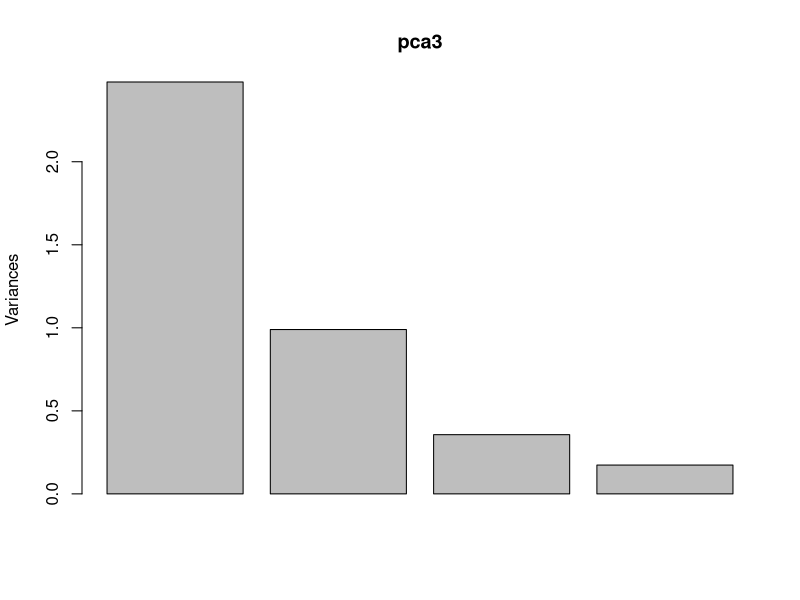
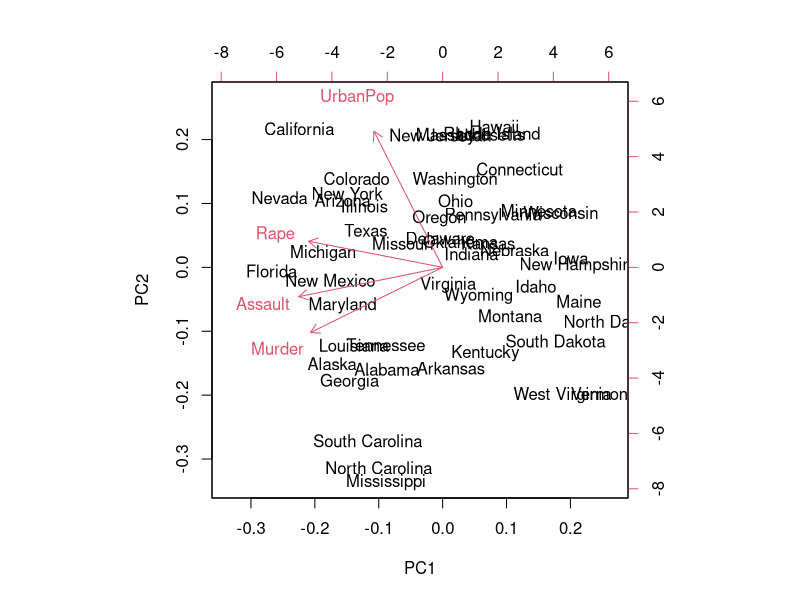
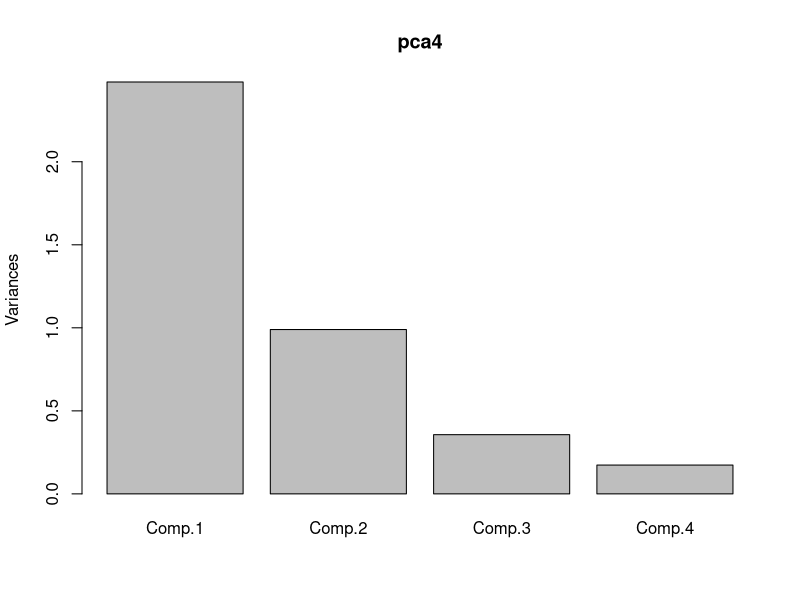
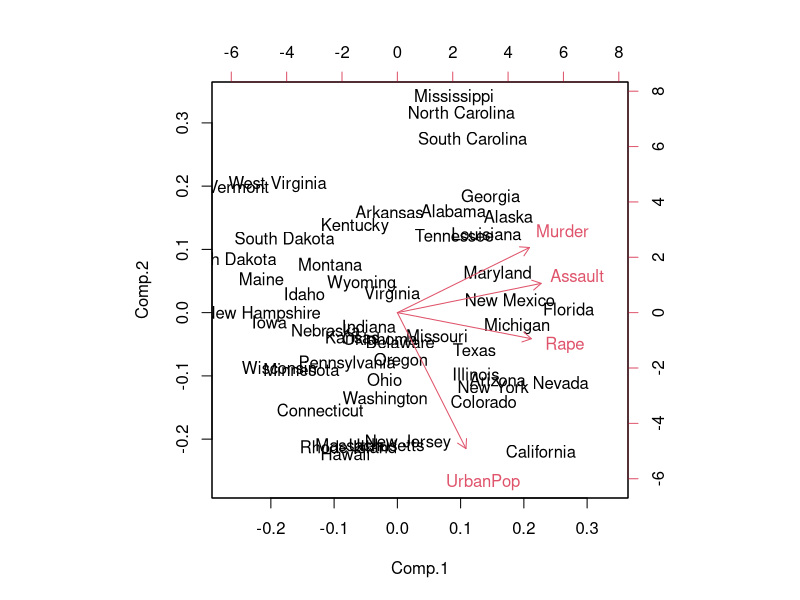
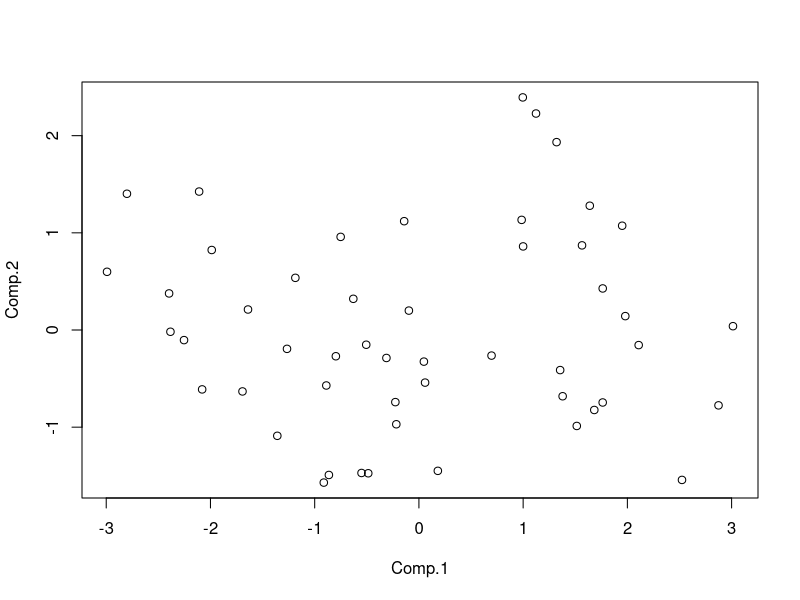
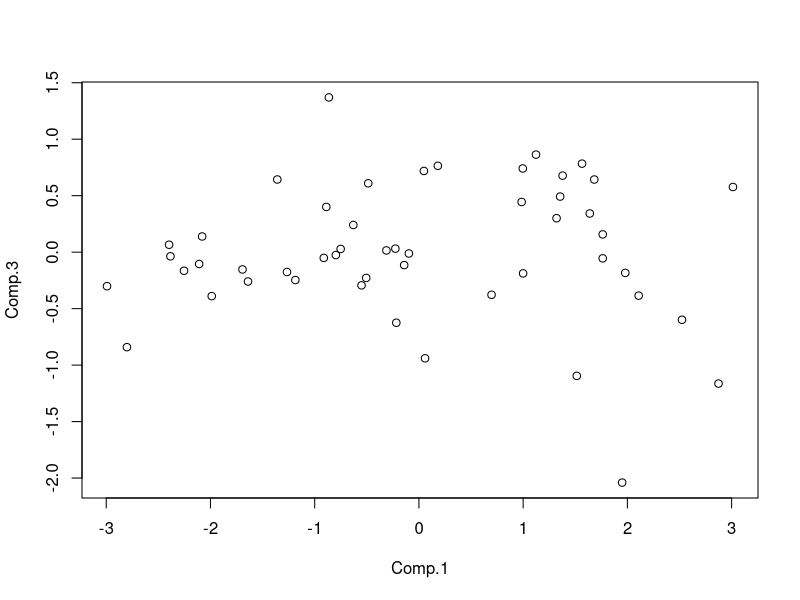
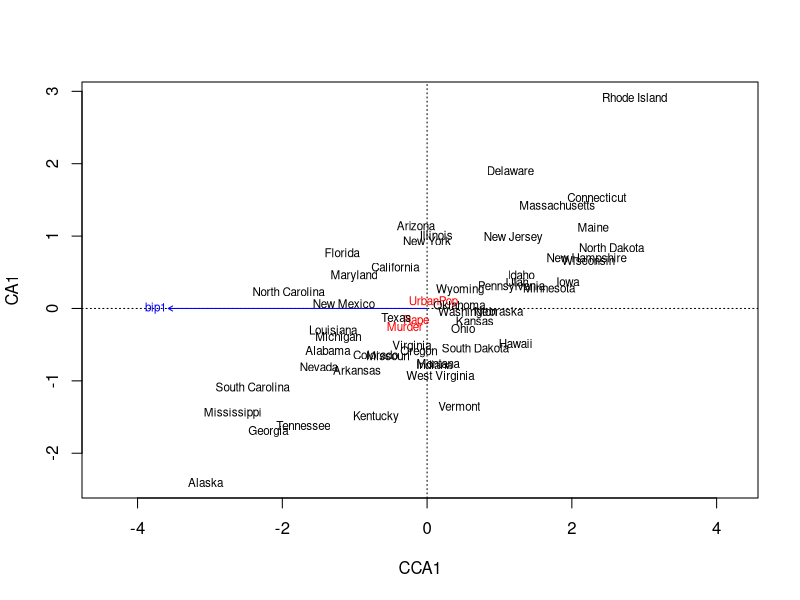
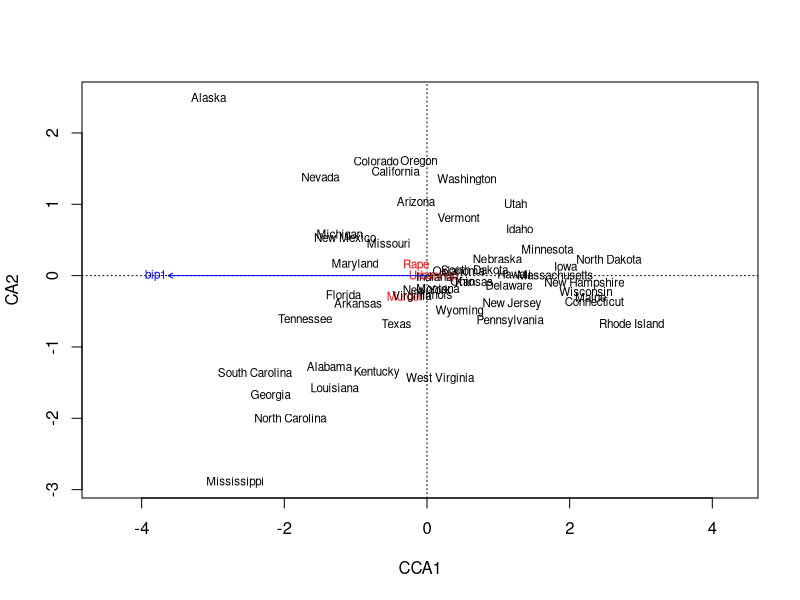

Generate these figures, in order, with R:
#Principal component analysis in base R
pca1 <- prcomp(USArrests)
pca2 <- princomp(USArrests)

pca1$rotation
unclass(pca2$loadings)

#These objects contains the actual coordinates of the data on the PC axes
pca1$x
pca2$scores

#Both are identical
abs(abs(pca1$x)-abs(pca2$scores)) < 1e-10

pca1$sdev #Only differences between both functions
pca2$sdev
#Beware that those are not eigenvalues but standard deviations
(pca1$sdev^2/sum(pca1$sdev^2)) # <- Proportion of variance explained

#In practice though you want to scale your data (i. e. scale each column to a variance of 1):

pca3 <- prcomp(USArrests, scale=TRUE)
pca4 <- princomp(USArrests, cor=TRUE)

abs(abs(pca3$x)-abs(pca4$scores)) < 1e-10 #Not TRUE anymore as variance computed differently in both functions

#Native plots for pca
plot(pca3)
biplot(pca3)

plot(pca4)
biplot(pca4)

#Plotting on your own
plot(pca4$scores[,1:2])
plot(pca4$scores[,c(1,3)])

#In vegan
library(vegan)

#Function cmdscale does Principal COORDINATE analysis, which, when used with an euclidean distance metric, is the same as PCA.
pca5 <- cmdscale(dist(USArrests, method="euclidean"), k=4) #Gives same as pca2$scores or pca1$x

#Other means of ordinations:
#CCA

ca1 <- cca(USArrests)

cca1 <- cca(USArrests[,-2], USArrests[,2])

plot(cca1)
plot(cca1,choices=c(1,3))

str(cca1)

#This contains the scores on the constrained axes
cca1$CCA$u

#NMDS (non-metric multidimensional scaling)
library(MASS)
nm1 <- isoMDS(dist(USArrests, method="euclidean")) #A bit pointless as whole point of nmds is to be non-euclidean
nm2 <- isoMDS(vegdist(USArrests, method="bray"))
nm3 <- isoMDS(vegdist(USArrests, method="bray"), k=4)

#Check quality of the ordination
stressplot(nm2, vegdist(USArrests, method="bray"))
stressplot(nm3, vegdist(USArrests, method="bray"))

plot(nm2$points)
plot(nm3$points[,c(1,3)])

library(vegan)
nm4 <- metaMDS(USArrests, "bray", k=4)

stressplot(nm4)
plot(nm4)
plot(nm4, choices=c(1,3))
str(nm4)

#Separating by clusters
data(iris)
a <- prcomp(iris[,1:4], scale=TRUE)
plot(a$x[,1:2]) # == to biplot(a)
plot(a$x[,1:2],col=iris$Species)

setosa <- a$x[iris$Species=="setosa",1:2]
S <- chull(setosa) #Convex Hull
polygon(setosa[S,])

versi <- a$x[iris$Species=="versicolor",1:2]
polygon(versi[chull(versi),], border="red")

virgi <- a$x[iris$Species=="virginica",1:2]
polygon(virgi[chull(virgi),], border="green")

k <- kmeans(a$x,2)
plot(a$x[,1:2],col=k$cluster)

k1 <- a$x[k$cluster==1,1:2]
k2 <- a$x[k$cluster==2,1:2]
polygon(k1[chull(k1),])
polygon(k2[chull(k2),], border="red")
